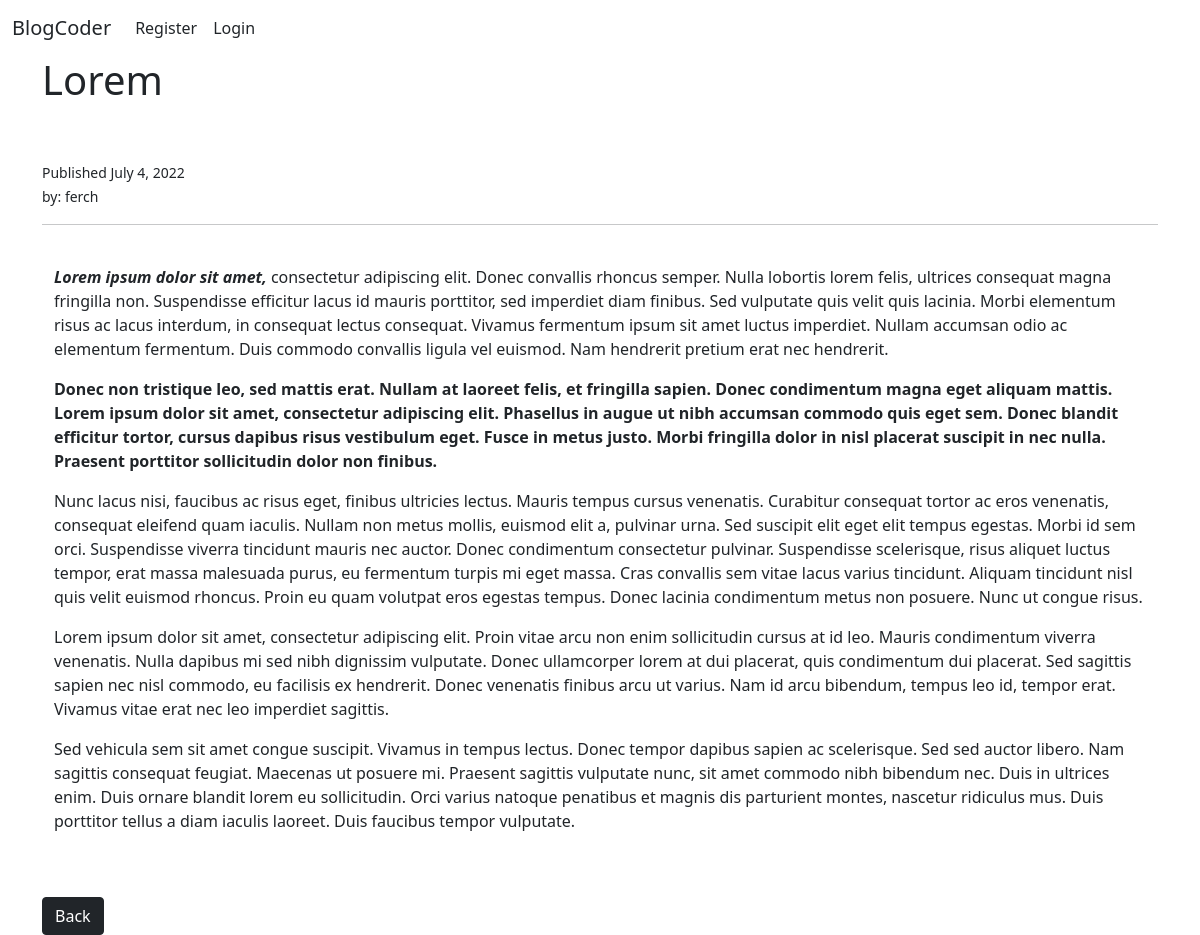
Page /article/6 on the committed database.
### Blog/models.py (models this page shows, shortened)
class Post(models.Model):
    title=models.CharField(max_length=255)
    author=models.ForeignKey(User,on_delete=models.CASCADE)
    body = RichTextField(blank=True, null=True)
    pub_date=models.DateField(auto_now_add=True)
    snippet=models.CharField(max_length=255)

### Blog/views.py (the view)
# urls.py: path('article/<int:pk>', ArticleDetailView.as_view(), name='article-detail'),
class ArticleDetailView(DetailView):
    model=Post
    template_name='article_details.html'

### Blog/templates/article_details.html (shortened to what this page needs)
{% extends 'home.html' %}
{% block content %}
<h1> {{post.title}} </h1><br/><br/>
	<small>Published {{post.pub_date}}</small><br>
	<small>by: {{post.author}}</small><br/>
	<hr><br/>
	<div class="container">
	{{post.body | safe}}
	<br/><br/>
 </div>
<div class="row">
	<div class="col-lg-2">
		<a href="{% url 'home' %}" class="btn btn-dark">Back</a>
	</div>
</div>
{% endblock %}

### rows in the picture
Post: title "Lorem", pub_date "July 4, 2022", author "ferch", body "Lorem ipsum dolor sit amet, consectetur adipiscing elit. Donec convallis rhoncus semper. Nulla lobortis lorem felis, ultrices consequat magna fringilla non. Suspendisse efficitur lacus id mauris porttitor, sed imperdiet diam finibus. Sed vulputate quis velit quis lacinia. Morbi elementum risus ac lacus interdum, in consequat lectus consequat. Vivamus fermentum ipsum sit amet luctus imperdiet. Nullam accumsan odio ac elementum fermentum. Duis commodo convallis ligula vel euismod. Nam hendrerit pretium erat nec hendrerit. Donec non tristique leo, sed mattis erat. Nullam at laoreet felis, et fringilla sapien. Donec condimentum magna eget aliquam mattis. Lorem ipsum dolor sit amet, consectetur…"
